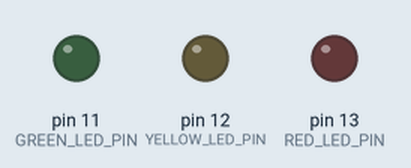
Simulated run of this sketch. Board: Arduino Uno, built with avr-gcc and run on an emulated ATmega328P. Parts: output pins drawn as LEDs (lit = HIGH).

Above: at 0.2 s.
At 1.7 s:
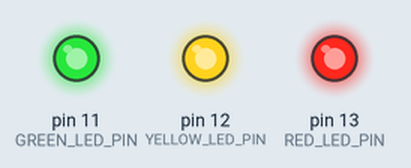
Timing chart, 0 to 3.0 s (numbered marks = the images above):
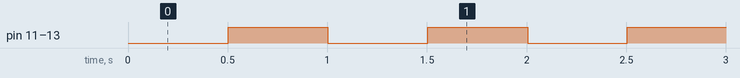

Measured:
- by itself, pin 11 (GREEN_LED_PIN), pin 12 (YELLOW_LED_PIN), pin 13 (RED_LED_PIN): alternates HIGH for 0.50 s and LOW for 0.50 s

The sketch:

Led_Blinker.ino
```cpp
#include "Led.h"
#include "LedBlinker.h"

#define RED_LED_PIN 13
#define YELLOW_LED_PIN 12
#define GREEN_LED_PIN 11

Led redLed(RED_LED_PIN); // notice how LED_PIN are the paratmeter being passed through, hence making an object passed into the class
Led yellowLed(YELLOW_LED_PIN);
Led greenLed(GREEN_LED_PIN);


LedBlinker redLedBlinker(redLed); // changing all the parameters and calls to the colour of the LED, not sure why or how, maybe so definition isnt doubled
LedBlinker yellowLedBlinker(yellowLed); // adding extra parameter as it is the blink delay in milliseconds from the class, and it is a public value
LedBlinker greenLedBlinker(greenLed); // the words before the brackets are the objects being created

void setup() {
  redLedBlinker.initLed(); // all objects initialised
  yellowLedBlinker.initLed();
  greenLedBlinker.initLed();

}

void loop() {
  redLedBlinker.update(); // no need to pass parameters through it will work simultanously
  yellowLedBlinker.update();
  greenLedBlinker.update();
}
```

Led.cpp
```cpp
// both the h and cpp files are linked
// This is the logic of the class
#include "Led.h"

// Led:: has to be added to all void methods where the constructor is present

Led::Led(byte pin)
  {
    // Use this when there is a double up of names
    this->_pin = pin;
    // You can use: _pin = pin;
    state = LOW; // intialising state in the contrusctor so it has a default value
  }

  void Led::init() // initialiser just like python oop
  {
    pinMode(_pin, OUTPUT);
  }

  void Led::init(byte defaultState) // Here calling methods of class to make it work, just like you would do it in main in python, you use the intialiser
  {
    init();
    if (defaultState == HIGH) {
      on();
    }
    else {
      off();
    }
  }

  void Led:: on() // use void to make new functions
  {
    state = HIGH; // making the state high so HIGH can be stored as a varaible so can be called later in toggle
    digitalWrite(_pin, state); // self explanatory, turning on the LED
  }

  void Led:: off()
  {
    state= LOW;
    digitalWrite(_pin, state); // replacing it with state so it can be called in toggle for abstraction
  }

  bool Led::isPoweredOn()
  {
    return (state == HIGH); // higher level context function so state == high can be replaced
  }

  void Led::toggle()
  {
    if (isPoweredOn()){
      off();
    }
    else{
      on();
    }
  }
```

Led.h
```cpp
#ifndef LED_H //if not defined
#define LED_H // used for the class to be written once
// there is the decleration of the class
#include <Arduino.h> // for header files, you need to include this to use arudino functionality

class Led
{
private:
  byte _pin; //example of encapsulation, can't change pin
  byte state; // adding the state of the LED for the toggle class
public:

  // A deafualt constructors has 0 parameters, if you do not add you may have a compilation error

  Led() {} // Do not use
  Led(byte pin); // Here is the constructor, where the pin number is provided

  // initalise the pin for the LED
  // call this in setup()
  void init();
  void init(byte defaultState); // Here the interface is seperated from the implementation, gives clear overview of what the class is about

  // power on the LED
  void on();
  // power off the LED
  void off();

  // power on/off the LED depending on previous state
  void toggle();

  bool isPoweredOn();
};
#endif // used for when this file is included from other files
```

LedBlinker.cpp
```cpp
#include "LedBlinker.h"

LedBlinker::LedBlinker(Led &led) // must use & for future constructor calls
{
  this->led = led;
  lastTimeBlinked = millis();
  blinkDelay = 500; // blink delay is 500, the LED blinks every 500 ms
}

LedBlinker::LedBlinker(Led &led, unsigned long BlinkDelay) // it is a function because up top is parent class
{
  this->led = led;
  lastTimeBlinked = millis();
  this->blinkDelay = blinkDelay; //intialisaing blink delay
}

void LedBlinker::initLed()
{
  led.init(); // using init method which is a public method of the LED class
}

 void LedBlinker::toggleLed()
 {
  led.toggle(); //
 }

 void LedBlinker::update() // this acts as a loop and uses functions and paramters from previous classes
 {
  unsigned long timeNow = millis();
  if (timeNow - lastTimeBlinked > blinkDelay){ // wil act as a delay without stopping the whole program, Checking duration since last tiem blinked is greater than the blink delay to check how many milliseconds have passed
    lastTimeBlinked = timeNow;
    toggleLed();
  }
 }

unsigned long LedBlinker::getBlinkDelay() // the getter, getting the value of the Blink Delay
{
  return blinkDelay;
}
void LedBlinker::setBlinkDelay(unsigned long BlinkDelay)
{
  this->blinkDelay = blinkDelay;
}
```

LedBlinker.h
```cpp
#ifndef LED_BLINKER_H
#define LED_BLINKER_H

#include <Arduino.h>
#include "Led.h"

class LedBlinker
{
private:
  Led led; // calling class within a class, notice how Led starts as thats the other header file
  unsigned long lastTimeBlinked;// allows to not toggle the led before the blink delay takes place
  unsigned long blinkDelay; // while it is private there is a way to change the blink delay, but cannot be changed after creating the ibject

  void toggleLed(); // private attributes cannot be called in main file but can be in the cpp file (remember this)

public:
  LedBlinker() {} // do not use, default constructor
  LedBlinker(Led &led); // just like from private, the & avoids duplication of object, and it will reference previous class
  LedBlinker(Led &led, unsigned long BlinkDelay); // added blink delay as a new parameter within the constructor

  void initLed();

  void update(); // will act the same as a loop, exports the functionality from the loop without using delay, used when updating the output according to input

  unsigned long getBlinkDelay(); // getter, getting the blink delay value
  void setBlinkDelay(unsigned long BlinkDelay); // setter, to modify it, it is function
};

#endif
```
